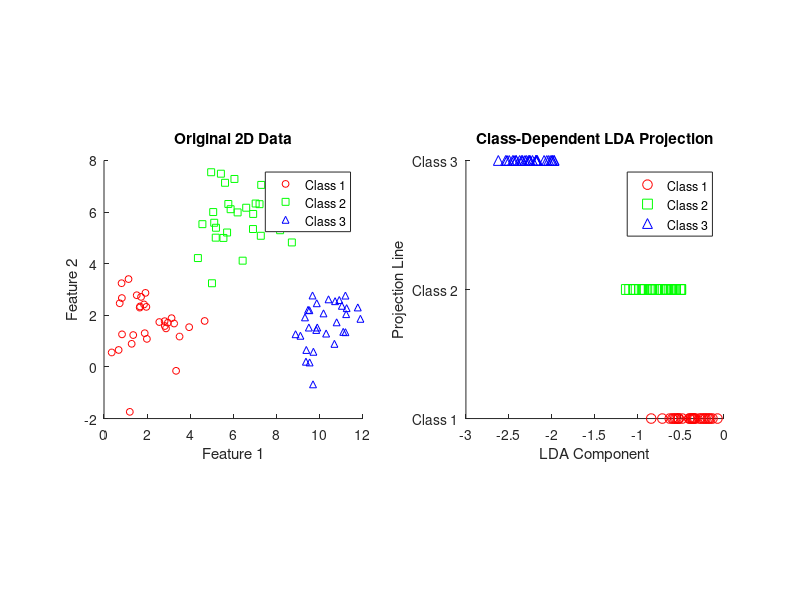

This chart was generated by the following MATLAB code:
clc; clear; close all;
num_classes = 3; 
num_samples = 30;
num_features = 2;
rng(42); 

% Mean values for each class
mu = [2 2; 6 6; 10 2]; 
sigma = eye(num_features); 

% Generate data
X = [];
y = [];
for c = 1:num_classes
    X_class = mvnrnd(mu(c, :), sigma, num_samples);
    X = [X; X_class];
    y = [y; c * ones(num_samples, 1)];
end

% Compute mean for each class
class_means = zeros(num_classes, num_features);
for c = 1:num_classes
    class_means(c, :) = mean(X(y == c, :), 1);
end
overall_mean = mean(X, 1);

% Compute between-class scatter matrix Sb
Sb = zeros(num_features, num_features);
for c = 1:num_classes
    Nc = sum(y == c);
    mean_diff = (class_means(c, :) - overall_mean)';
    Sb = Sb + Nc * (mean_diff * mean_diff');
end

% Compute within-class scatter matrices for each class
Sw_class = cell(num_classes, 1);
W_class = cell(num_classes, 1);
X_lda_class = cell(num_classes, 1);

for c = 1:num_classes
    X_c = X(y == c, :);
    Sw_class{c} = (X_c - class_means(c, :))' * (X_c - class_means(c, :));
    
    % Solve generalized eigenvalue problem for class-specific LDA
    [V, D] = eig(Sb, Sw_class{c});
    [~, sorted_indices] = sort(diag(D), 'descend'); 
    W_class{c} = V(:, sorted_indices(1)); 

    % Project data onto class-specific projection line
    X_lda_class{c} = X_c * W_class{c}; 
end

% Plot Original 2D Data
figure;
subplot(1,2,1);
gscatter(X(:,1), X(:,2), y, ['r', 'g', 'b'], ['o', 's', '^'], 5);
title('Original 2D Data');
xlabel('Feature 1'); ylabel('Feature 2');
legend('Class 1', 'Class 2', 'Class 3');
axis square; 

% Plot Class-Dependent LDA Projection
subplot(1,2,2); hold on;
colors = ['r', 'g', 'b'];
markers = {'o', 's', '^'};

% Plot separate projection lines for each class
for c = 1:num_classes
    scatter(X_lda_class{c}, c * ones(size(X_lda_class{c})), 50, colors(c), markers{c});
end

title('Class-Dependent LDA Projection');
xlabel('LDA Component');
ylabel('Projection Line');
legend('Class 1', 'Class 2', 'Class 3');
yticks(1:num_classes);
yticklabels({'Class 1', 'Class 2', 'Class 3'});
axis square;
hold off;
